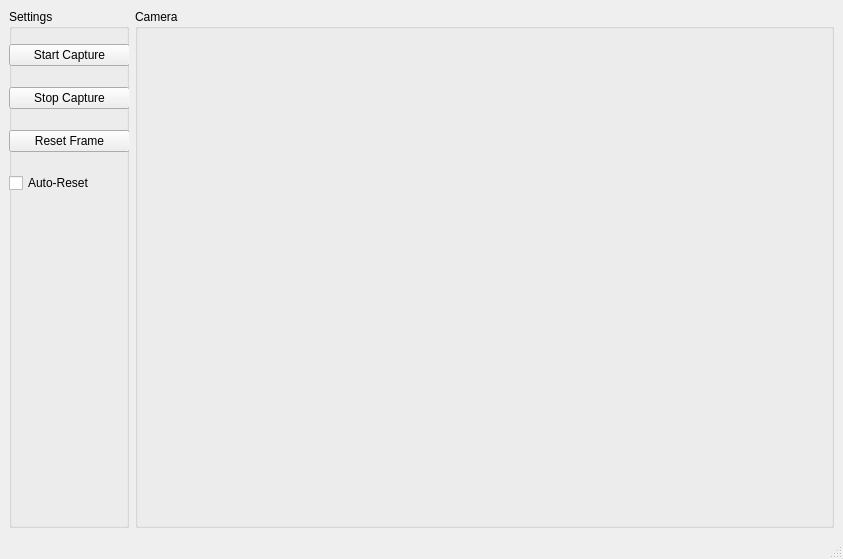
<?xml version="1.0" encoding="UTF-8"?>
<ui version="4.0">
 <class>MainWindow</class>
 <widget class="QMainWindow" name="MainWindow">
  <property name="geometry">
   <rect>
    <x>0</x>
    <y>0</y>
    <width>843</width>
    <height>559</height>
   </rect>
  </property>
  <property name="windowTitle">
   <string>Motion Capture</string>
  </property>
  <widget class="QWidget" name="centralwidget">
   <layout class="QHBoxLayout" name="horizontalLayout">
    <item>
     <widget class="QGroupBox" name="groupBox">
      <property name="minimumSize">
       <size>
        <width>120</width>
        <height>0</height>
       </size>
      </property>
      <property name="maximumSize">
       <size>
        <width>120</width>
        <height>16777215</height>
       </size>
      </property>
      <property name="title">
       <string>Settings</string>
      </property>
      <widget class="QWidget" name="verticalLayoutWidget">
       <property name="geometry">
        <rect>
         <x>0</x>
         <y>20</y>
         <width>121</width>
         <height>181</height>
        </rect>
       </property>
       <layout class="QVBoxLayout" name="verticalLayout">
        <item>
         <widget class="QPushButton" name="startCaptureButton">
          <property name="text">
           <string>Start Capture</string>
          </property>
         </widget>
        </item>
        <item>
         <widget class="QPushButton" name="stopCaptureButton">
          <property name="text">
           <string>Stop Capture</string>
          </property>
         </widget>
        </item>
        <item>
         <widget class="QPushButton" name="resetFrameButton">
          <property name="text">
           <string>Reset Frame</string>
          </property>
         </widget>
        </item>
        <item>
         <widget class="QCheckBox" name="checkBox">
          <property name="text">
           <string>Auto-Reset</string>
          </property>
         </widget>
        </item>
       </layout>
      </widget>
     </widget>
    </item>
    <item>
     <widget class="QGroupBox" name="groupBox_2">
      <property name="title">
       <string>Camera</string>
      </property>
      <layout class="QGridLayout" name="gridLayout">
       <item row="0" column="0">
        <widget class="QLabel" name="img">
         <property name="text">
          <string/>
         </property>
        </widget>
       </item>
      </layout>
     </widget>
    </item>
   </layout>
  </widget>
  <widget class="QMenuBar" name="menubar">
   <property name="geometry">
    <rect>
     <x>0</x>
     <y>0</y>
     <width>843</width>
     <height>21</height>
    </rect>
   </property>
  </widget>
  <widget class="QStatusBar" name="statusbar"/>
 </widget>
 <resources/>
 <connections/>
</ui>
